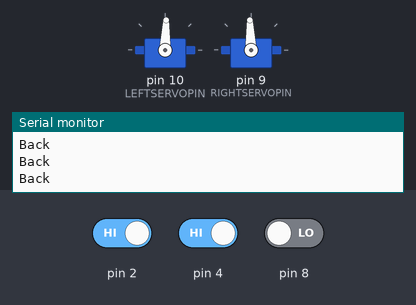
This sketch was run on a simulated Arduino Uno, built with avr-gcc and run on an emulated ATmega328P. Shown: 2 × servo, the last lines printed to the serial monitor. Inputs (shaded band) come from the test bench; at power-on: pin 8 LOW, pin 2 HIGH, pin 4 HIGH.

Above: at 1.2 s.
1.3 s: pin 8 driven HIGH
At 1.7 s:
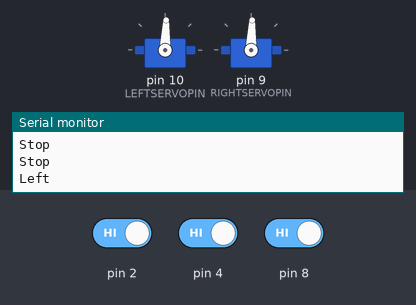
4.3 s: pin 2 driven LOW
7.3 s: pin 4 driven LOW
At 8.0 s:
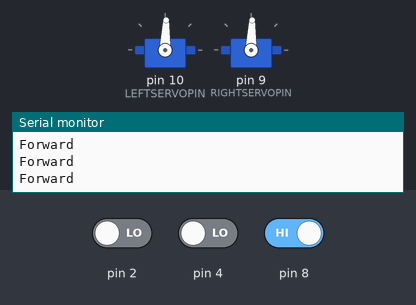
10.3 s: pin 2 driven HIGH
At 11.6 s:
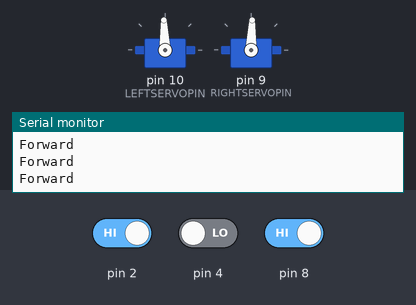
13.3 s: pin 4 driven HIGH
At 14.0 s:
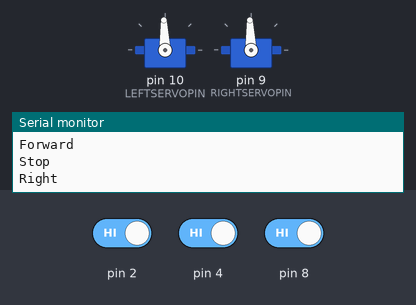
Timing chart, 0 to 16.7 s (numbered marks = the images above; inputs shaded):
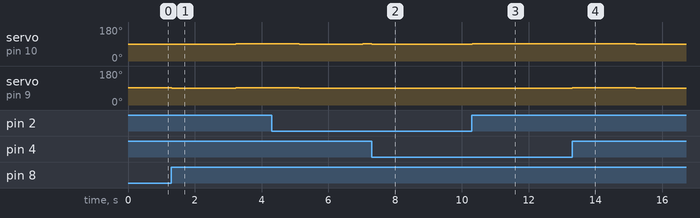

The sketch:

SERB.ino
```cpp
/*
  Parses through an array containing a list of movements for the robot to complete while following lines
  that allow it to travel between nodes. Modeled after the following 8 node graph:
           A
          /|\
         / | \
        /  E  \
       D-H   F-B
        \  G  /
         \ | /
          \|/
           C

  Code for Serb Simple Routines from: https://cdn.instructables.com/ORIG/FKK/R8UT/FNNJYJIS/FKKR8UTFNNJYJIS.txt
  Code for Line Following provided by: Gregory Reis
*/
//---------------------------------------------------------------------------------
//ARDUINO CONTROLLED SERVO ROBOT (SERB) "PREAMBLE"
#include <Servo.h>

#define LEFTSERVOPIN  10            //Left Wheel
#define RIGHTSERVOPIN  9            //Right Wheel

Servo leftServo;
Servo rightServo;

int speed = 3;                      //Sets the speed of the robot (both servos) a percentage between 0 and 100
//------------------------------------------------------------------------------------------------------------
//ARDUINO CONTROLLED SERVO ROBOT (SERB) "ROUTINES"

/*Sets up your arduino to address your SERB using the included routines*/
void serbSetup(){
  setSpeed(speed);
  pinMode(LEFTSERVOPIN, OUTPUT);     //sets the left servo signal pin to output
  pinMode(RIGHTSERVOPIN, OUTPUT);    //sets the right servo signal pin to output
  leftServo.attach(LEFTSERVOPIN);    //attaches left servo
  rightServo.attach(RIGHTSERVOPIN);  //attaches right servo
  goStop();                          //stops the servos incase the internal timers are a little off
}

/*Sends the Robot Forward*/
void goForward(){
  leftServo.write(90 + speed);
  rightServo.write(90 - speed);
  //Serial.println("xxxxxxxx");
  Serial.flush();
}

/*Sends the Robot Backwards*/
void goBackward(){
  leftServo.write(90 - speed);
  rightServo.write(90 + speed);
}

/*Sends the Robot Right*/
void goRight(){
  leftServo.write(90 + speed);
  rightServo.write(90 + speed);
}

/*Robot Right in Reverse*/
void goRevRight(){
  leftServo.write(87 + speed);
  rightServo.write(90 + speed);
}

/*Sends the robot left*/
void goLeft(){
  leftServo.write(90 - speed);
  rightServo.write(90 - speed);
}
/*Robot Left in Reverse*/
void goRevLeft(){
  leftServo.write(90 + speed);
  rightServo.write(87 + speed);
}

/*Stops the Robot*/
void goStop(){
  leftServo.write(90);
  rightServo.write(90);
}
//------------------------------------------------------------------------------------------------------------
//SERVO ROBOT (SERB) MOVEMENT

/*Sets the speed of the robot between 0-(stopped) and 100-(full speed)*/
void setSpeed(int newSpeed){
  if (newSpeed >= 100){   //if speed is greater than 100 make it 100
    newSpeed = 100;
  }
  if (newSpeed <= 0){     //if speed is less than 0 make it 0
    newSpeed = 0;
  }
  speed = newSpeed * 0.9; //scales the speed to be between 0 and 90
}

//Global Variables
int left, middle, right;  //IR Sensor Variables
int command, readySig;
int count = 0;

void setup(){
  Serial.begin(9600);
  serbSetup();

  command = 0;            //Determines what movements to do (from python code)
  readySig = 1;           //Signals to python that it can recieve next task
}

void loop(){
  //Reading IR Sensors
  left = digitalRead(8);
  middle = digitalRead(4);
  right = digitalRead(2);

  //*****Array of Movement Commands for E -> C and E -> H*****
  int q [] = {2, 0, 3, 1, 4, 0, 3, 1, 4, 0 };   //E -> C
  //int q [] = {2, 0, 4, 1, 3, 0, 1, 0};        //E -> H

  //*************NON-WORKING PYSERIAL*************************
  /*
  Serial.println(command);
  if (Serial.available()){ // only send data back if data has been sent
      Serial.println("I'm ready");
      //Serial.println(command);
      command = Serial.read(); // read the incoming data
      //Serial.println(command);
  }
  */
  //***************GET NEXT COMMAND WHEN READY****************
  if (readySig == 1){
    command = q[count];
  }
  //********************WAIT FOR COMMAND**********************
  if (command == 0){
    goStop();
    readySig = 1;
    count++;
    Serial.println("Stop");
  }
  //**********************FOLLOW LINE*************************
  else if (command == 1){
    readySig = 0;
    Serial.println("Forward");

    if (left && (middle == 0) && (right == 0)){
      goLeft();
      delay(2);
    }
    else if ((left == 0) && (middle == 0) && right){
      goRight();
      delay(2);
    }
    else if ((left == 0) && middle && (right == 0)){
      goForward();
      delay(4);
    }
    else if ((left == 0) && (middle == 0) && (right  == 0)){
      goForward();
      delay(2);
    }
    else if ((left == 1) && (middle == 1) && (right  == 1)){
      goStop();
      delay(2);
      command = 0;
    }
    else{
      goForward();
      delay(2);
    }
  }
  //******************REVERSE FOLLOW LINE*******************
  else if (command == 2){
    readySig = 0;
    Serial.println("Back");

    if (left && (middle == 0) && (right == 0)){
      goRevRight();
      delay(2);
    }
    else if ((left == 0) && (middle == 0) && right){
      goRevLeft();
      delay(2);
    }
    else if ((left == 0) && middle && (right == 0)){
      goBackward();
      delay(2);
    }
    else if ((left == 0) && (middle == 0) && (right  == 0)){
      goBackward();
      delay(2);
    }
    else if ((left == 1) && (middle == 1) && (right  == 1)){
      goStop();
      delay(2);
      command = 0;
    }
    else{
      goBackward();
      delay(2);
    }
  }
  //***********************90 DEGREE TURN LEFT***************
  else if (command == 3){
    readySig = 0;
    Serial.println("Left");
    goLeft();
    delay (1900);
    command = 0;
  }
  //***********************90 DEGREE TURN RIGHT**************
  else if (command == 4){
    readySig = 0;
    Serial.println("Right");
    goRight();
    delay (1900);
    command = 0;
  }
  //***********************FAIL SAFE*************************
  else{
    goStop();
    Serial.println("Fail Safe");
    command = 0;
  }
} //End file
```

Measured:
- after the input at 1.3 s, servo on pin 10 (LEFTSERVOPIN): 88° → 92° after 1.9 s; servo on pin 9 (RIGHTSERVOPIN): 92° → 88° at once, → 92° 1.9 s later
- after the input at 7.3 s, servo on pin 10 (LEFTSERVOPIN): 92° → 88° at once
- after the input at 10.3 s, servo on pin 10 (LEFTSERVOPIN): 88° → 92° at once
- after the input at 13.3 s, servo on pin 10 (LEFTSERVOPIN): 92° → 90° after 1.9 s; servo on pin 9 (RIGHTSERVOPIN): 88° → 92° at once, → 90° 1.9 s later
